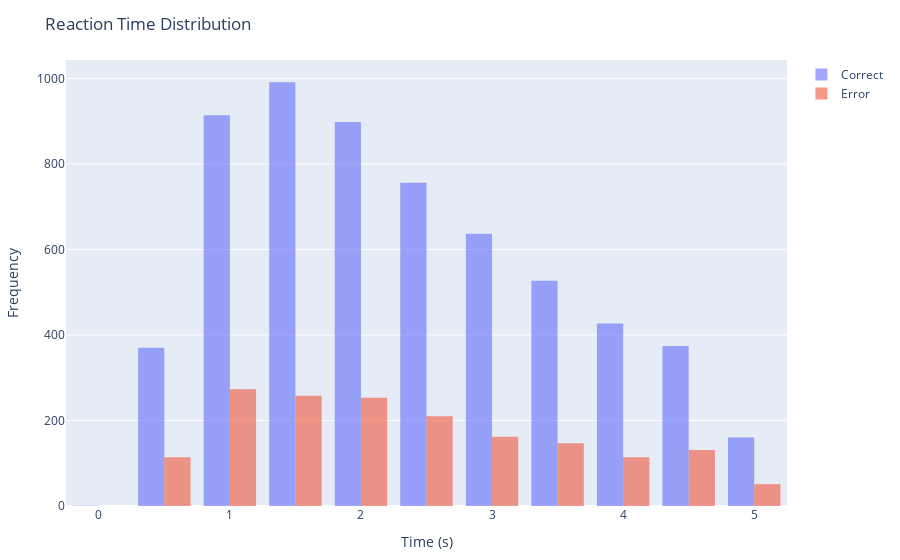
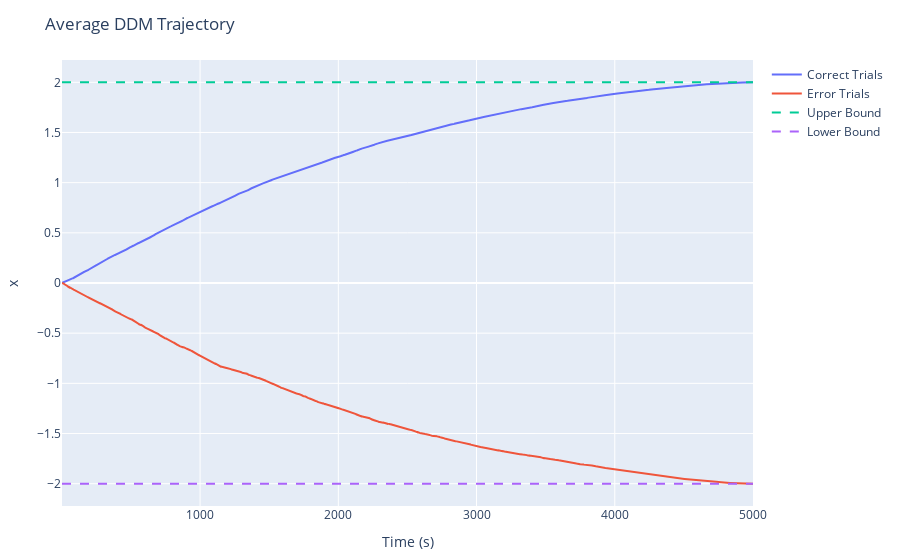

Notebook code for these charts, in order:
### Markdown cell above
**4)**
Generating the plots

### Code cell
# Reaction Time Histogram
histogram_correct = histogram(x=rts_correct, nbinsx=20, name="Correct", opacity=0.6)
histogram_error = histogram(x=rts_error, nbinsx=20, name="Error", opacity=0.6)

layout_hist = Layout(title="Reaction Time Distribution", xaxis_title="Time (s)", yaxis_title="Frequency", bar_mode="overlay")
display(plot([histogram_correct, histogram_error], layout_hist))

# Average Drifting Trajectories for the 2 choices
trajectory_correct = scatter(x=1:max_t_steps, y=trace_correct, mode="lines", name="Correct Trials")
trajectory_error = scatter(x=1:max_t_steps, y=trace_error, mode="lines", name="Error Trials")
upper_bound = scatter(x=[1, max_t_steps], y=[B,B], mode="lines", name="Upper Bound", line=attr(dash="dash"))
lower_bound = scatter(x=[1, max_t_steps], y=[-B,-B], mode="lines", name="Lower Bound", line=attr(dash="dash"))

layout_traj = Layout(title="Average DDM Trajectory", xaxis_title="Time (s)", yaxis_title="x")

display(plot([trajectory_correct, trajectory_error, upper_bound, lower_bound], layout_traj))


# --- Analysis (Example: Accuracy and Mean RT) ---
accuracy = n_correct / (n_correct + n_error) # Assuming '1' is the correct choice

println("Accuracy: ", accuracy)
println("Mean RT (correct): ", mean(rts_correct))
println("Mean RT (error): ", mean(rts_error))

### Figure 1 — Plotly figure (JSON) as saved in the notebook; plotly's stock layout.template omitted (floating-point values rounded to 4 significant figures; data arrays with more than 128 entries replaced by an {"elided": "..."} marker saying what was removed)
{"data": [{"name": "Correct", "nbinsx": 20, "opacity": 0.6, "type": "histogram", "x": {"elided": "6055 float values"}}, {"name": "Error", "nbinsx": 20, "opacity": 0.6, "type": "histogram", "x": {"elided": "1713 float values"}}], "layout": {"bar": {"mode": "overlay"}, "margin": {"b": 50, "l": 50, "r": 50, "t": 60}, "title": "Reaction Time Distribution", "xaxis": {"title": {"text": "Time (s)"}}, "yaxis": {"title": {"text": "Frequency"}}}}

### Figure 2 — Plotly figure (JSON) as saved in the notebook; plotly's stock layout.template omitted (floating-point values rounded to 4 significant figures; data arrays with more than 128 entries replaced by an {"elided": "..."} marker saying what was removed)
{"data": [{"mode": "lines", "name": "Correct Trials", "type": "scatter", "x": {"elided": "5000 int values"}, "y": {"elided": "5000 float values"}}, {"mode": "lines", "name": "Error Trials", "type": "scatter", "x": {"elided": "5000 int values"}, "y": {"elided": "5000 float values"}}, {"line": {"dash": "dash"}, "mode": "lines", "name": "Upper Bound", "type": "scatter", "x": [1, 5000], "y": [2, 2]}, {"line": {"dash": "dash"}, "mode": "lines", "name": "Lower Bound", "type": "scatter", "x": [1, 5000], "y": [-2, -2]}], "layout": {"margin": {"b": 50, "l": 50, "r": 50, "t": 60}, "title": "Average DDM Trajectory", "xaxis": {"title": {"text": "Time (s)"}}, "yaxis": {"title": {"text": "x"}}}}
